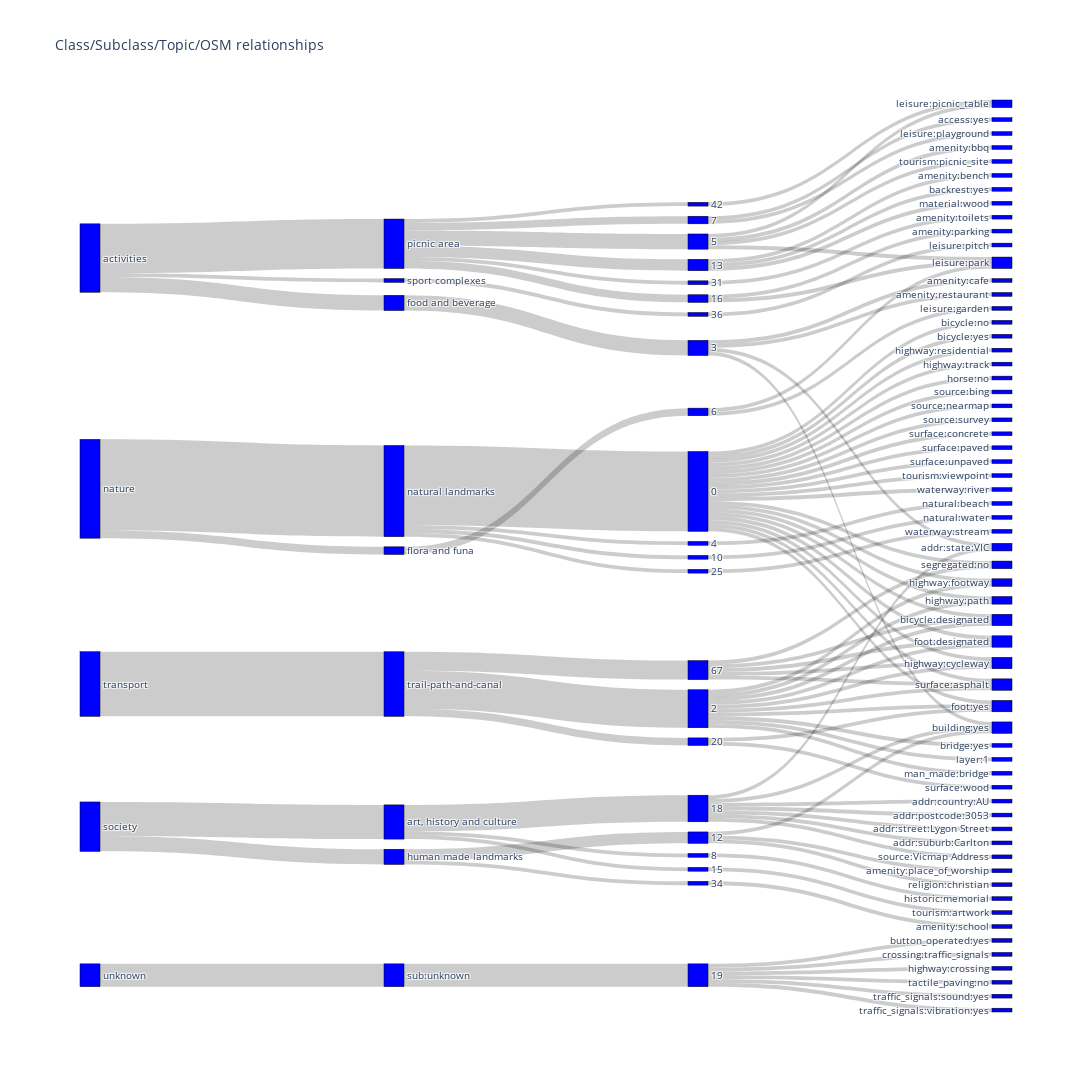

This figure's notebook cell:
### Markdown cell above
### Finding Associations Between Class/Subclasses/Topics and the OSM key and Values

### Code cell
import plotly.graph_objects as go

# add the part that how many of each topic/class/subclass are actually matched as the figure only shows the key-vals which belong to matched results...

# how much these classes overlap by key-val (intersection/union)

filter_value_th = 1

fig = go.Figure(data=[go.Sankey(
    node = dict(
      pad = 15,
      thickness = 20,
      line = dict(color = "black", width = 0.5),
      label = labels,
      color = "blue"
    ),
    link = dict(
      # source = [s for idx, s in enumerate(source) if value[idx] > filter_value_th],
      # target = [t for idx, t in enumerate(target) if value[idx] > filter_value_th],
      # value = [v for v in value if v > filter_value_th]
        source = source,
        target = target,
        value = value
  ))])

fig.update_layout(title_text="Class/Subclass/Topic/OSM relationships", font_size=10, width=1200, height=2000)
fig.show()
fig.write_html("outputs/figure/class-subclass-topic-osm-sankeychart.html")

### Figure 1 — Plotly figure (JSON) as saved in the notebook; plotly's stock layout.template omitted (floating-point values rounded to 4 significant figures)
{"data": [{"link": {"source": [0, 0, 0, 1, 1, 2, 2, 3, 4, 10, 10, 10, 8, 5, 11, 11, 9, 9, 9, 9, 6, 6, 6, 6, 6, 6, 7, 13, 12, 12, 12, 23, 23, 23, 23, 23, 23, 23, 23, 23, 23, 23, 23, 23, 23, 23, 23, 23, 23, 23, 23, 23, 32, 32, 32, 32, 32, 32, 32, 32, 32, 32, 14, 14, 14, 14, 24, 15, 15, 15, 15, 22, 22, 16, 16, 27, 25, 30, 30, 30, 17, 17, 17, 28, 18, 18, 29, 29, 29, 29, 29, 29, 29, 35, 35, 35, 35, 35, 35, 33, 33, 26, 19, 31, 21, 20, 34, 34, 34, 34, 34], "target": [5, 6, 7, 8, 9, 10, 11, 12, 13, 27, 28, 29, 22, 14, 30, 31, 23, 24, 25, 26, 15, 16, 17, 18, 19, 20, 21, 35, 32, 33, 34, 53, 54, 55, 56, 57, 58, 59, 60, 61, 62, 63, 64, 65, 66, 67, 68, 69, 70, 71, 72, 73, 53, 87, 56, 57, 58, 59, 60, 88, 89, 68, 36, 37, 38, 39, 74, 40, 41, 42, 43, 52, 41, 44, 45, 77, 75, 84, 39, 85, 46, 47, 48, 78, 49, 41, 79, 80, 36, 81, 82, 39, 83, 91, 92, 93, 94, 95, 96, 57, 90, 76, 50, 86, 51, 42, 53, 56, 58, 64, 68], "value": [4, 13, 1, 2, 24, 9, 4, 17, 6, 1, 1, 7, 2, 4, 3, 1, 21, 1, 1, 1, 4, 2, 3, 2, 1, 1, 1, 6, 10, 2, 5, 1, 1, 1, 1, 1, 1, 1, 1, 1, 1, 1, 1, 1, 1, 1, 1, 1, 1, 1, 1, 1, 1, 1, 1, 1, 1, 1, 1, 1, 1, 1, 1, 1, 1, 1, 1, 1, 1, 1, 1, 1, 1, 1, 1, 1, 1, 1, 1, 1, 1, 1, 1, 1, 1, 1, 1, 1, 1, 1, 1, 1, 1, 1, 1, 1, 1, 1, 1, 1, 1, 1, 1, 1, 1, 1, 1, 1, 1, 1, 1]}, "node": {"color": "blue", "label": ["activities", "nature", "society", "transport", "unknown", "food and beverage", "picnic area", "sport complexes", "flora and funa", "natural landmarks", "art, history and culture", "human made landmarks", "trail-path-and-canal", "sub:unknown", "3", "5", "7", "13", "16", "31", "42", "36", "6", "0", "4", "10", "25", "8", "15", "18", "12", "34", "2", "20", "67", "19", "addr:state:VIC", "amenity:cafe", "amenity:restaurant", "building:yes", "amenity:bbq", "leisure:park", "leisure:picnic_table", "tourism:picnic_site", "access:yes", "leisure:playground", "amenity:bench", "backrest:yes", "material:wood", "amenity:parking", "amenity:toilets", "leisure:pitch", "leisure:garden", "bicycle:designated", "bicycle:no", "bicycle:yes", "foot:designated", "foot:yes", "highway:cycleway", "highway:footway", "highway:path", "highway:residential", "highway:track", "horse:no", "segregated:no", "source:bing", "source:nearmap", "source:survey", "surface:asphalt", "surface:concrete", "surface:paved", "surface:unpaved", "tourism:viewpoint", "waterway:river", "natural:beach", "natural:water", "waterway:stream", "historic:memorial", "tourism:artwork", "addr:country:AU", "addr:postcode:3053", "addr:street:Lygon Street", "addr:suburb:Carlton", "source:Vicmap Address", "amenity:place_of_worship", "religion:christian", "amenity:school", "bridge:yes", "layer:1", "man_made:bridge", "surface:wood", "button_operated:yes", "crossing:traffic_signals", "highway:crossing", "tactile_paving:no", "traffic_signals:sound:yes", "traffic_signals:vibration:yes"], "line": {"color": "black", "width": 0.5}, "pad": 15, "thickness": 20}, "type": "sankey"}], "layout": {"font": {"size": 10}, "height": 2000, "title": {"text": "Class/Subclass/Topic/OSM relationships"}, "width": 1200}}
